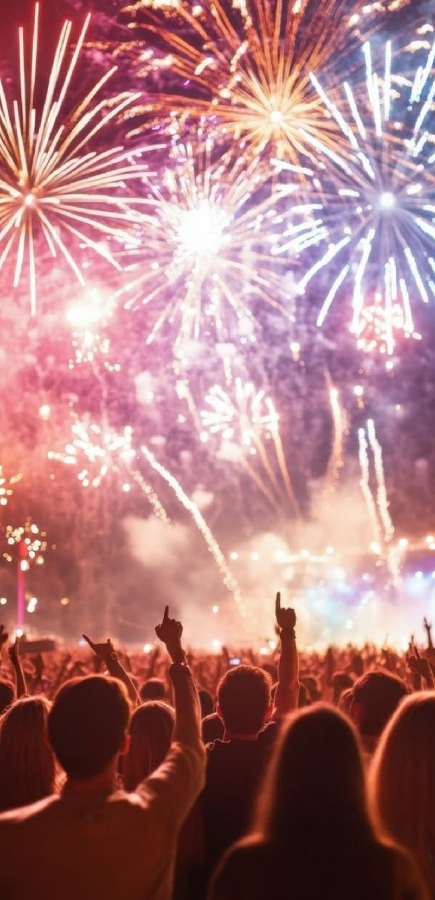
#> input picture posts/fotos/fuegos-artificiales.jpg, 870 x 1800 px (shown at 1/2 size)
$ python build_fiesta_ultimos_dias.py fiesta-frames/f_0.3.jpg
#> lines starting #> are read from the running program, lines starting #| are printed output that depends on the picture
from PIL import Image, ImageDraw, ImageFont, ImageFilter, ImageEnhance
import os, sys
here=os.path.dirname(os.path.abspath(__file__))
STORY="story" in sys.argv[1:]  # python build_fiesta_ultimos_dias.py story -> 1080x1920
W,H=(1080,1920) if STORY else (1080,1350)
Y=(249,235,30); K=(10,8,20); BG=(18,10,34)
fd=os.path.join(here,"fonts")
ANTON=lambda sz: ImageFont.truetype(os.path.join(fd,"anton-latin-400-normal.woff"),sz)
OSW=lambda sz,w=700: ImageFont.truetype(os.path.join(fd,f"oswald-latin-{w}-normal.woff"),sz)
fr=lambda t: Image.open(os.path.join(here,"fiesta-frames",f"f_{t}.jpg")).convert("RGB")

img=Image.new("RGBA",(W,H),BG+(255,))
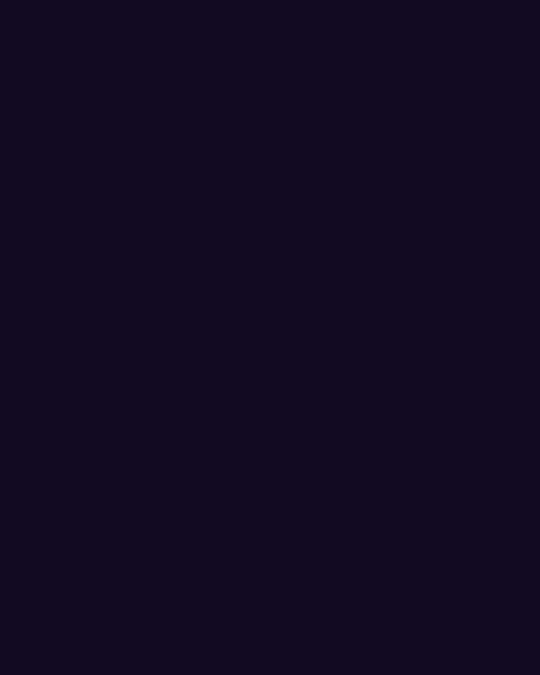
#> img: PIL image 1080x1350 RGBA (shown at 1/2 size); mean R, G, B, A 18, 10, 34, 255
# background: fireworks photo, full bleed, darkened toward the bottom for the copy
HH=900 if STORY else 600   # where the urgency ribbon sits
src=Image.open(os.path.join(here,"fotos","fuegos-artificiales.jpg")).convert("RGB")
#> src is the input picture: PIL image 870x1800 RGB; mean R, G, B 171.7, 121.5, 124.3
sc=max(W/src.width,H/src.height); bgp=src.resize((round(src.width*sc),round(src.height*sc)),Image.LANCZOS)
#> after `sc = max(W / src.width, H / src.height)`: sc = 1.24
ox=(bgp.width-W)//2; oy=0 if STORY else round(bgp.height*0.08)
#> after `ox = (bgp.width - W) // 2`: ox = 0
#> after `oy = 0 if STORY else round(bgp.height * 0.08)`: oy = 179
img=bgp.crop((ox,oy,ox+W,oy+H)).convert("RGBA")
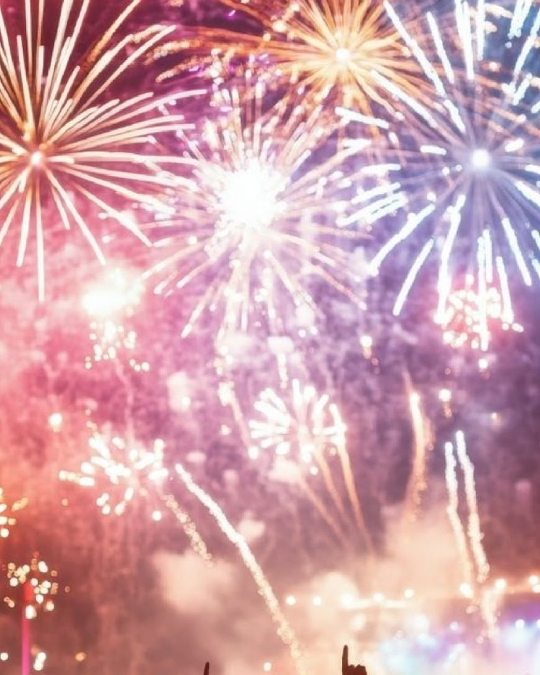
#> img: PIL image 1080x1350 RGBA (shown at 1/2 size); mean R, G, B, A 209.2, 162.9, 171, 255
ov=Image.new("RGBA",(W,H),(0,0,0,0)); od=ImageDraw.Draw(ov)
#> after `ov = Image.new('RGBA', (W, H), (0, 0, 0, 0))`: ov: PIL image 1080x1350 RGBA; every value is 0
for y in range(H):
    a_=0
    if y<260: a_=int(150*(1-y/260))
    g0=HH-120
    if y>g0: a_=max(a_,int(225*min(1,(y-g0)/260)))
    od.line([(0,y),(W,y)],fill=BG+(a_,))
img=Image.alpha_composite(img,ov)
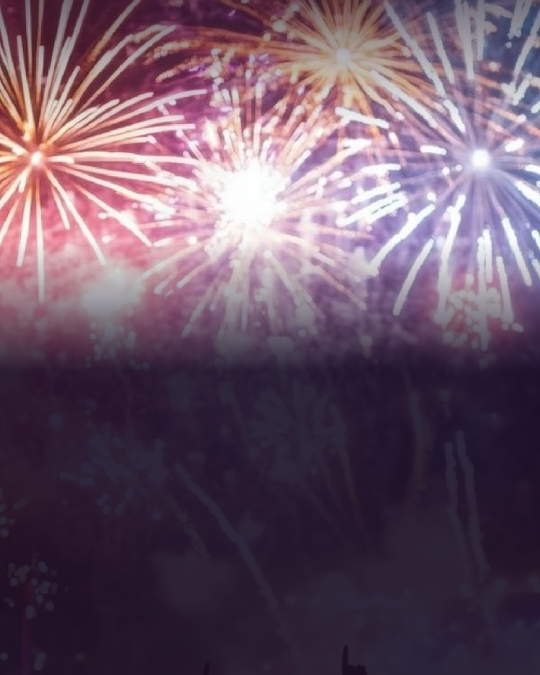
#> img: PIL image 1080x1350 RGBA (shown at 1/2 size); mean R, G, B, A 106.5, 83.7, 102, 255
T=210 if STORY else 0
#> (the run stopped early here; a loop or call above may not have finished)
